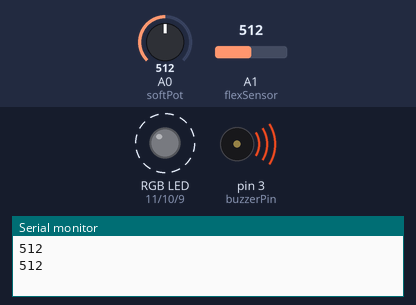
A sketch run on a simulated Arduino Uno, built with avr-gcc and run on an emulated ATmega328P. On the bench: an RGB LED mixed from three pins (HIGH = lit), buzzer (waves = sounding), the last lines printed to the serial monitor. Dashed ring = blinking. The test bench sets the inputs (shaded band); at power-on: A0 (softPot) = 512, A1 (flexSensor) = 512. Random numbers use the default seed unless the sketch sets one.

Above: at 1.8 s.
1.9 s: A0 (softPot) set to 624
At 2.39 s:
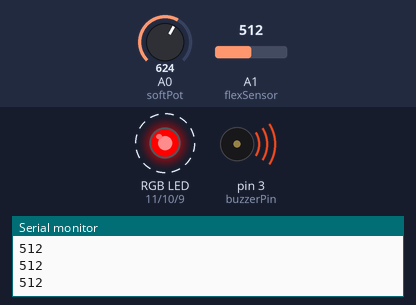
5.4 s: A0 (softPot) set to 643
At 5.64 s:
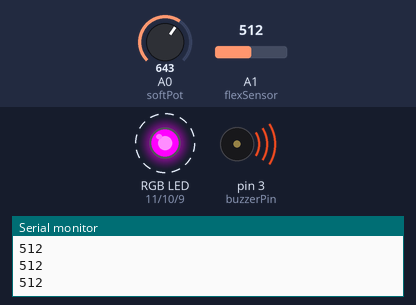
9.6 s: A0 (softPot) set to 745
At 9.67 s:
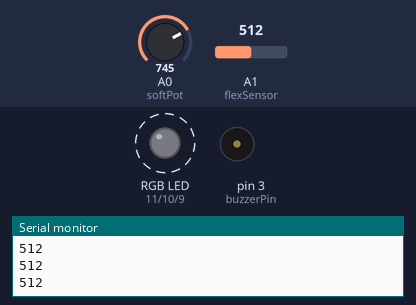
13.1 s: A0 (softPot) set to 773
At 14.32 s:
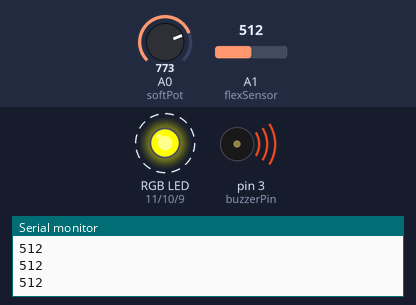
17.3 s: A1 (flexSensor) set to 784
20.8 s: A1 (flexSensor) set to 818
Timing chart, 0 to 25.3 s (numbered marks = the images above; inputs shaded):
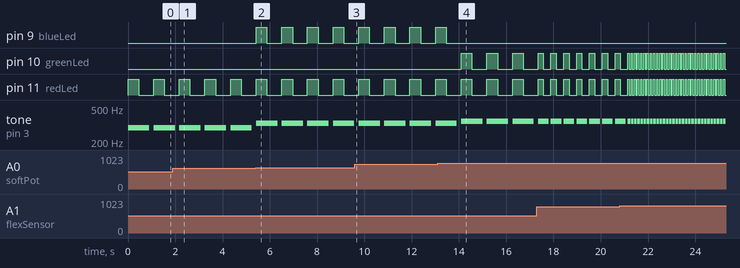

The sketch:

Discoteca.ino
```cpp
const int softPot = A0;
const int flexSensor = A1;
const int buzzerPin = 3;
const int blueLed = 9;
const int greenLed = 10;
const int redLed = 11;

// tempo is constant, and is an empirical obtained value
const int tempo = 113;

void setup()
{
  Serial.begin(9600);
  pinMode(buzzerPin, OUTPUT);
  pinMode(redLed, OUTPUT);
  pinMode(blueLed, OUTPUT);
  pinMode(greenLed, OUTPUT);
}

void loop()
{
  int beats;
  int flexVal;
  int softPotVal;
  int note;

  // colors is an array of three integers, interpret as following:
  // - colors[i] = 1 if we want to light the LED related to i ON
  // i = 0 is red, i = 1 is green, i = 2 is blue
  int colors[3];

  // a list of notes is just an array of characters
  // interpret each character as a note
  char notesList[] = {'a', 'b', 'c', 'C', 'd', 'e', 'f', 'g', ' '};
  const int numNotes = 9;

  // read the sensors
  softPotVal = analogRead(softPot);
  flexVal = analogRead(flexSensor);

  Serial.println(flexVal);

  // beats is a function of the flex sensor
  switch (flexVal)
  {
    case 800 ... 900:
      beats = 1;
      break;
    case 720 ... 799:
      beats = 4;
      break;
    default:
      beats = 8;
      break;
  }

  // the notes are in function of the reading on the soft pot
  // also the colors match the notes
  switch (softPotVal)
  {
    case 0 ... 127:
      note = pickRandomNote(notesList, numNotes);

      // do not turn the leds on when note means stop
      if (note == ' ')
      {
        colors[0] = 0;
        colors[1] = 0;
        colors[2] = 0;
      }
      else
      {
        // if we succesfully get a note, pick a color at random that is not 000
        do
        {
          colors[0] = random(0, 2);
          colors[1] = random(0, 2);
          colors[2] = random(0, 2);
        } while ((colors[0] == 0) &&
                 (colors[1] == 0) &&
                 (colors[2] == 0));
      }
      break;

    case 128 ... 254:
      note = 'b';
      colors[0] = 0;
      colors[1] = 0;
      colors[2] = 1;
      break;

    case 255 ... 381:
      note = 'c';
      colors[0] = 0;
      colors[1] = 1;
      colors[2] = 0;
      break;

    case 382 ... 508:
      note = 'C';
      colors[0] = 0;
      colors[1] = 1;
      colors[2] = 1;
      break;

    case 509 ... 635:
      note = 'd';
      colors[0] = 1;
      colors[1] = 0;
      colors[2] = 0;
      break;

    case 636 ... 762:
      note = 'e';
      colors[0] = 1;
      colors[1] = 0;
      colors[2] = 1;
      break;

    case 763 ... 889:
      note = 'f';
      colors[0] = 1;
      colors[1] = 1;
      colors[2] = 0;
      break;

    default:
      note = 'g';
      colors[0] = 1;
      colors[1] = 1;
      colors[2] = 1;
      break;
  }

  // play the buzzer
  tone(buzzerPin, frequency(note, numNotes), beats * tempo);

  // lights blink along with the buzzer
  blinkLights(colors, beats * tempo);

  // this is also taken empirically
  delay(beats * tempo / 5);
}

// this function takes an array of colors and the speed in which to blink
// then makes the RGB Led blink as the parameters specify
void blinkLights(int colors[], int vel)
{
  digitalWrite(redLed, colors[0]);
  digitalWrite(greenLed, colors[1]);
  digitalWrite(blueLed, colors[2]);
  delay(vel / 2);
  digitalWrite(redLed, LOW);
  digitalWrite(blueLed, LOW);
  digitalWrite(greenLed, LOW);
  delay(vel / 2);
}

// this function takes a note and assigns to it a frequency
// thanks to the SIK guide for this piece of code
int frequency(char note, int numNotes)
{
  int i;

  // these are the notes
  char notesList[numNotes] = {
    'c', 'd', 'e', 'f', 'g', 'a', 'b', 'C'};

  // frequency[i] matches names[i]
  int frequencies[numNotes] = {
    262, 294, 330, 349, 392, 440, 494, 523};

  // Now we'll search through the letters in the array, and if
  // we find it, we'll return the frequency for that note.
  for (i = 0; i < numNotes; i++)  // Step through the notes
  {
    if (notesList[i] == note)         // Is this the one?
    {
      return (frequencies[i]);    // Yes! Return the frequency and exit function.
    }
  }
  return 0;
}

char pickRandomNote(char notes[], int numNotes)
{
  return notes[random(0, numNotes)];
}
```

Measured:
- the behaviour switches between 635 and 636 on A0 (softPot) (found by bisection; images 1 and 2)
- the behaviour switches between 762 and 763 on A0 (softPot) (found by bisection; images 3 and 4)
- after the input at 5.4 s, pin 9 (blueLed): alternates HIGH for 0.45 s and LOW for 0.63 s, starting at once
- after the input at 13.1 s, pin 10 (greenLed): alternates HIGH for 0.45 s and LOW for 0.63 s, starting after 1.0 s
- by itself, pin 11 (redLed): repeats every 0.13 s: HIGH 0.06 s, LOW 0.08 s
- by itself, tone on pin 3 (buzzerPin): repeats every 0.13 s: 349 Hz 0.11 s, silent 0.02 s
